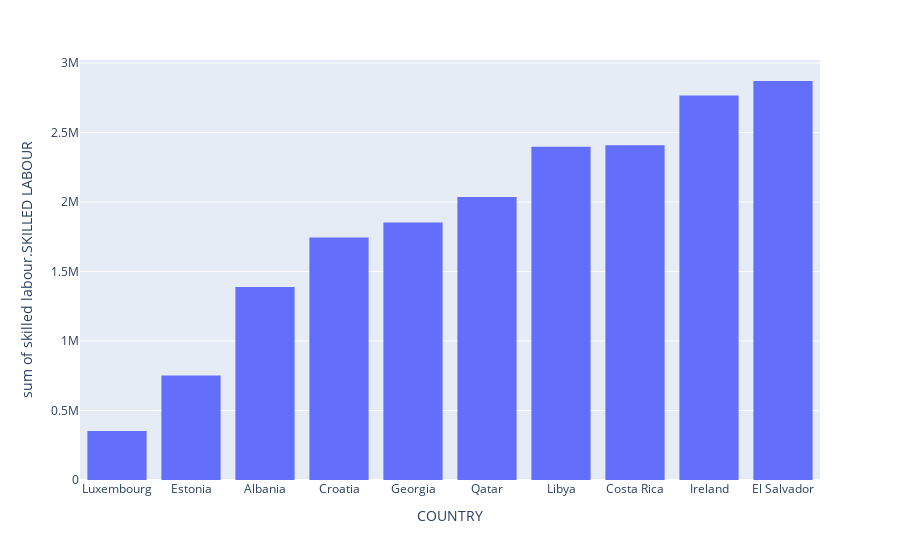

Here is the notebook cell this chart was saved with:
### Code cell
import plotly.express as px
fig = px.histogram(SL, x="COUNTRY", y="skilled labour.SKILLED LABOUR")
fig.show()

### Figure 1 — Plotly figure (JSON) as saved in the notebook; plotly's stock layout.template omitted (floating-point values rounded to 4 significant figures)
{"data": [{"alignmentgroup": "True", "bingroup": "x", "histfunc": "sum", "hovertemplate": "COUNTRY=%{x}<br>sum of skilled labour.SKILLED LABOUR=%{y}<extra></extra>", "legendgroup": "", "marker": {"color": "#636efa", "pattern": {"shape": ""}}, "name": "", "offsetgroup": "", "orientation": "v", "showlegend": false, "type": "histogram", "x": ["Luxembourg", "Estonia", "Albania", "Croatia", "Georgia", "Qatar", "Libya", "Costa Rica", "Ireland", "El Salvador"], "xaxis": "x", "y": [351903, 752419, 1387831, 1744221, 1853143, 2035269, 2397855, 2407610, 2766155, 2870401], "yaxis": "y"}], "layout": {"autosize": true, "barmode": "relative", "legend": {"tracegroupgap": 0}, "margin": {"t": 60}, "xaxis": {"anchor": "y", "autorange": true, "domain": [0, 1], "range": [-0.5, 9.5], "title": {"text": "COUNTRY"}, "type": "category"}, "yaxis": {"anchor": "x", "autorange": true, "domain": [0, 1], "range": [0, 3021000.0], "title": {"text": "sum of skilled labour.SKILLED LABOUR"}, "type": "linear"}}}
